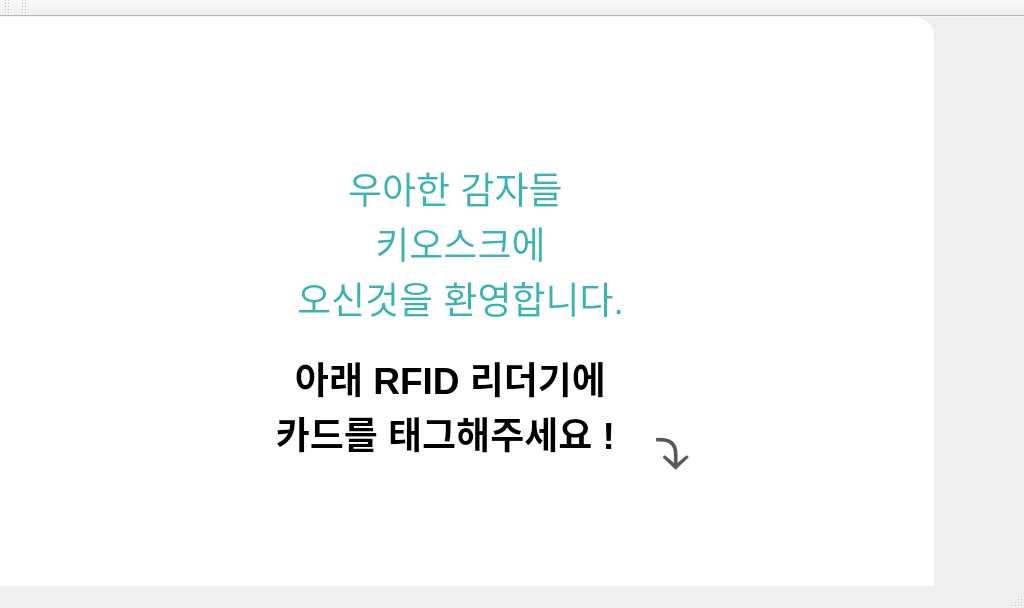
<?xml version="1.0" encoding="UTF-8"?>
<ui version="4.0">
 <class>MainWindow</class>
 <widget class="QMainWindow" name="MainWindow">
  <property name="geometry">
   <rect>
    <x>0</x>
    <y>0</y>
    <width>1024</width>
    <height>608</height>
   </rect>
  </property>
  <property name="windowTitle">
   <string>MainWindow</string>
  </property>
  <property name="windowIcon">
   <iconset>
    <normaloff>:/icon/김보선.jpg</normaloff>:/icon/김보선.jpg</iconset>
  </property>
  <widget class="QWidget" name="centralwidget">
   <widget class="QLabel" name="statisticBack">
    <property name="geometry">
     <rect>
      <x>-90</x>
      <y>0</y>
      <width>1024</width>
      <height>600</height>
     </rect>
    </property>
    <property name="styleSheet">
     <string notr="true">background-color: rgba( 255, 255, 255); border-radius: 20px</string>
    </property>
    <property name="text">
     <string/>
    </property>
   </widget>
   <widget class="QPushButton" name="orderBtn">
    <property name="geometry">
     <rect>
      <x>240</x>
      <y>350</y>
      <width>181</width>
      <height>101</height>
     </rect>
    </property>
    <property name="font">
     <font>
      <pointsize>30</pointsize>
      <weight>75</weight>
      <bold>true</bold>
     </font>
    </property>
    <property name="styleSheet">
     <string notr="true">color:rgb(255,255,255);background-color: rgb(55, 181, 182); border-radius: 20px</string>
    </property>
    <property name="text">
     <string>주 문</string>
    </property>
   </widget>
   <widget class="QPushButton" name="checkBtn">
    <property name="geometry">
     <rect>
      <x>470</x>
      <y>350</y>
      <width>181</width>
      <height>101</height>
     </rect>
    </property>
    <property name="font">
     <font>
      <pointsize>30</pointsize>
      <weight>75</weight>
      <bold>true</bold>
     </font>
    </property>
    <property name="styleSheet">
     <string notr="true">color:rgb(255,255,255);background-color: rgb(55, 181, 182); border-radius: 20px</string>
    </property>
    <property name="text">
     <string>조 회</string>
    </property>
   </widget>
   <widget class="QTextEdit" name="textEdit">
    <property name="geometry">
     <rect>
      <x>290</x>
      <y>140</y>
      <width>341</width>
      <height>191</height>
     </rect>
    </property>
    <property name="styleSheet">
     <string notr="true">color:rgb(55, 181, 182);background-color: rgb(255,255,255); border-radius: 20px</string>
    </property>
    <property name="html">
     <string>&lt;!DOCTYPE HTML PUBLIC &quot;-//W3C//DTD HTML 4.0//EN&quot; &quot;http://www.w3.org/TR/REC-html40/strict.dtd&quot;&gt;
&lt;html&gt;&lt;head&gt;&lt;meta name=&quot;qrichtext&quot; content=&quot;1&quot; /&gt;&lt;style type=&quot;text/css&quot;&gt;
p, li { white-space: pre-wrap; }
&lt;/style&gt;&lt;/head&gt;&lt;body style=&quot; font-family:'Ubuntu'; font-size:11pt; font-weight:400; font-style:normal;&quot;&gt;
&lt;p align=&quot;center&quot; style=&quot; margin-top:0px; margin-bottom:0px; margin-left:0px; margin-right:0px; -qt-block-indent:0; text-indent:0px;&quot;&gt;&lt;span style=&quot; font-size:28pt;&quot;&gt;우아한 감자들 &lt;/span&gt;&lt;/p&gt;
&lt;p align=&quot;center&quot; style=&quot; margin-top:0px; margin-bottom:0px; margin-left:0px; margin-right:0px; -qt-block-indent:0; text-indent:0px;&quot;&gt;&lt;span style=&quot; font-size:28pt;&quot;&gt;키오스크에&lt;/span&gt;&lt;/p&gt;
&lt;p align=&quot;center&quot; style=&quot; margin-top:0px; margin-bottom:0px; margin-left:0px; margin-right:0px; -qt-block-indent:0; text-indent:0px;&quot;&gt;&lt;span style=&quot; font-size:28pt;&quot;&gt;오신것을 환영합니다.&lt;/span&gt;&lt;/p&gt;&lt;/body&gt;&lt;/html&gt;</string>
    </property>
   </widget>
   <widget class="QLabel" name="label">
    <property name="geometry">
     <rect>
      <x>640</x>
      <y>70</y>
      <width>271</width>
      <height>281</height>
     </rect>
    </property>
    <property name="styleSheet">
     <string notr="true">image: url(:/icon/김보선.jpg);</string>
    </property>
    <property name="text">
     <string/>
    </property>
   </widget>
   <widget class="QTextEdit" name="textEdit_5">
    <property name="geometry">
     <rect>
      <x>230</x>
      <y>330</y>
      <width>441</width>
      <height>191</height>
     </rect>
    </property>
    <property name="styleSheet">
     <string notr="true">color:rgb(0, 0, 0);background-color: rgb(255,255,255); border-radius: 20px</string>
    </property>
    <property name="html">
     <string>&lt;!DOCTYPE HTML PUBLIC &quot;-//W3C//DTD HTML 4.0//EN&quot; &quot;http://www.w3.org/TR/REC-html40/strict.dtd&quot;&gt;
&lt;html&gt;&lt;head&gt;&lt;meta name=&quot;qrichtext&quot; content=&quot;1&quot; /&gt;&lt;style type=&quot;text/css&quot;&gt;
p, li { white-space: pre-wrap; }
&lt;/style&gt;&lt;/head&gt;&lt;body style=&quot; font-family:'Ubuntu'; font-size:11pt; font-weight:400; font-style:normal;&quot;&gt;
&lt;p align=&quot;center&quot; style=&quot; margin-top:0px; margin-bottom:0px; margin-left:0px; margin-right:0px; -qt-block-indent:0; text-indent:0px;&quot;&gt;&lt;span style=&quot; font-size:28pt; font-weight:600;&quot;&gt;아래 RFID 리더기에&lt;/span&gt;&lt;/p&gt;
&lt;p align=&quot;center&quot; style=&quot; margin-top:0px; margin-bottom:0px; margin-left:0px; margin-right:0px; -qt-block-indent:0; text-indent:0px;&quot;&gt;&lt;span style=&quot; font-size:28pt; font-weight:600;&quot;&gt;카드를 태그해주세요 ! &lt;/span&gt;&lt;/p&gt;&lt;/body&gt;&lt;/html&gt;</string>
    </property>
   </widget>
   <widget class="QTextEdit" name="textEdit_6">
    <property name="geometry">
     <rect>
      <x>650</x>
      <y>390</y>
      <width>101</width>
      <height>121</height>
     </rect>
    </property>
    <property name="styleSheet">
     <string notr="true">color:rgb(0, 0, 0);background-color: rgb(255,255,255); border-radius: 20px</string>
    </property>
    <property name="html">
     <string>&lt;!DOCTYPE HTML PUBLIC &quot;-//W3C//DTD HTML 4.0//EN&quot; &quot;http://www.w3.org/TR/REC-html40/strict.dtd&quot;&gt;
&lt;html&gt;&lt;head&gt;&lt;meta name=&quot;qrichtext&quot; content=&quot;1&quot; /&gt;&lt;style type=&quot;text/css&quot;&gt;
p, li { white-space: pre-wrap; }
&lt;/style&gt;&lt;/head&gt;&lt;body style=&quot; font-family:'Ubuntu'; font-size:11pt; font-weight:400; font-style:normal;&quot;&gt;
&lt;p style=&quot; margin-top:0px; margin-bottom:0px; margin-left:0px; margin-right:0px; -qt-block-indent:0; text-indent:0px;&quot;&gt;&lt;a name=&quot;docs-internal-guid-e08127d9-7fff-f526-ef34-0e143ae3529e&quot;&gt;&lt;/a&gt;&lt;span style=&quot; font-family:'Arial','sans-serif'; font-size:48pt; color:#595959; background-color:transparent;&quot;&gt;⤵&lt;/span&gt;&lt;/p&gt;&lt;/body&gt;&lt;/html&gt;</string>
    </property>
   </widget>
  </widget>
  <widget class="QMenuBar" name="menubar">
   <property name="geometry">
    <rect>
     <x>0</x>
     <y>0</y>
     <width>1024</width>
     <height>22</height>
    </rect>
   </property>
  </widget>
  <widget class="QStatusBar" name="statusbar"/>
  <widget class="QToolBar" name="toolBar">
   <property name="windowTitle">
    <string>toolBar</string>
   </property>
   <attribute name="toolBarArea">
    <enum>TopToolBarArea</enum>
   </attribute>
   <attribute name="toolBarBreak">
    <bool>false</bool>
   </attribute>
  </widget>
  <widget class="QToolBar" name="toolBar_2">
   <property name="windowTitle">
    <string>toolBar_2</string>
   </property>
   <attribute name="toolBarArea">
    <enum>TopToolBarArea</enum>
   </attribute>
   <attribute name="toolBarBreak">
    <bool>false</bool>
   </attribute>
  </widget>
 </widget>
 <resources>
  <include location="../../Downloads/resources.qrc"/>
 </resources>
 <connections/>
</ui>
